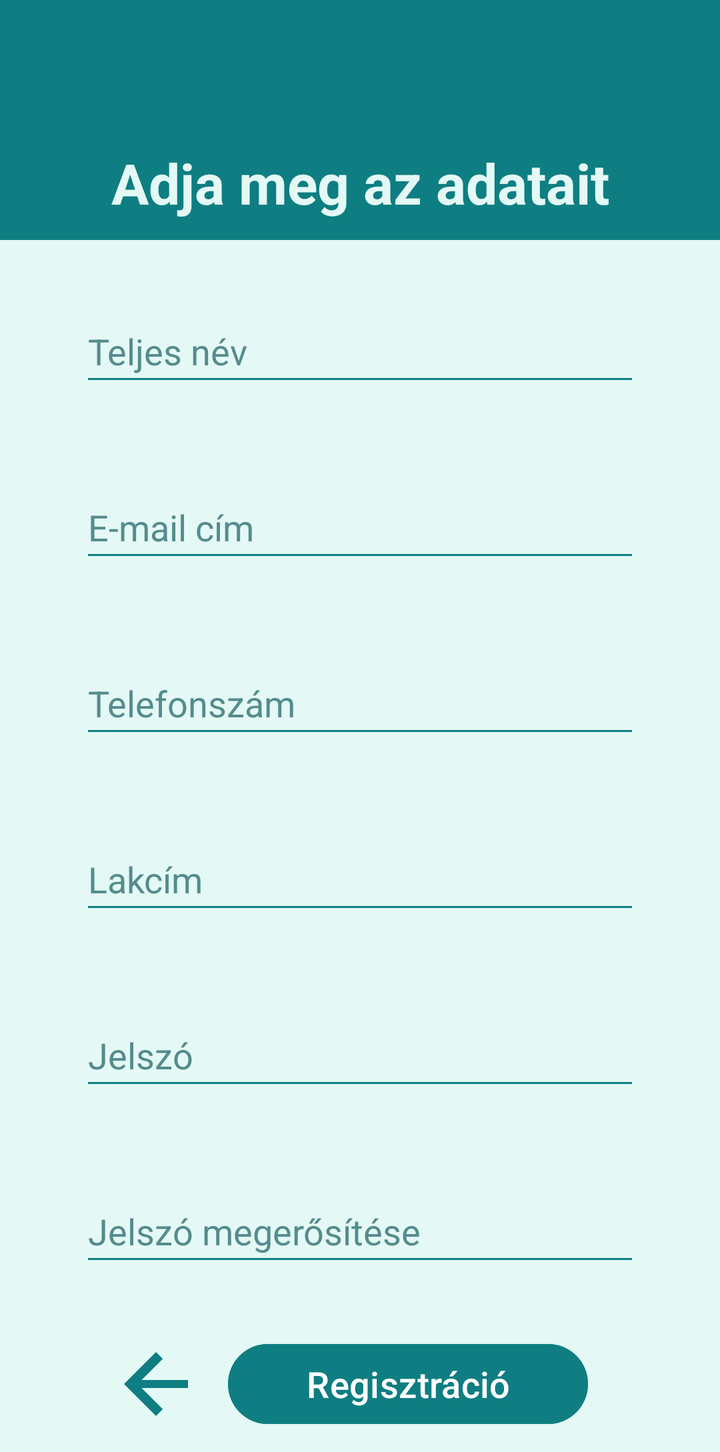
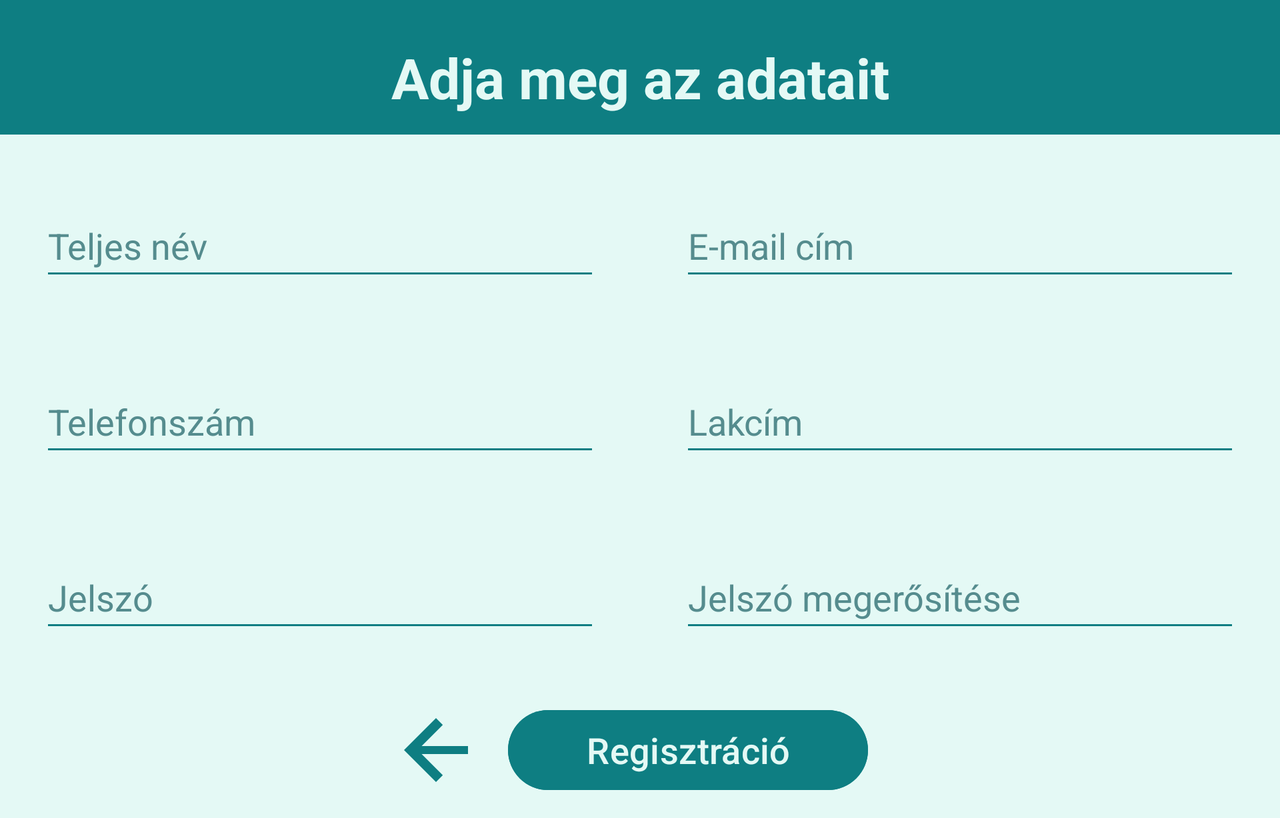

An Android layout and its configuration variant, each rendered on a device that would load it. The default file and the variant file are quoted in full after the pictures.
<!-- AndroidManifest.xml: application theme Theme.OkmányirodaÜgyintézés -->
<!-- res/layout/activity_register.xml -->
<?xml version="1.0" encoding="utf-8"?>
<ScrollView xmlns:android="http://schemas.android.com/apk/res/android"
    xmlns:app="http://schemas.android.com/apk/res-auto"
    xmlns:tools="http://schemas.android.com/tools"
    android:layout_width="match_parent"
    android:layout_height="match_parent"
    android:fillViewport="true">

    <LinearLayout
        android:id="@+id/root"
        android:layout_width="match_parent"
        android:layout_height="wrap_content"
        android:background="@color/backgroundAppColor"
        android:orientation="vertical"
        android:scrollbars="vertical"
        tools:context=".RegisterActivity">

        <TextView
            android:layout_width="match_parent"
            android:layout_height="120dp"
            android:background="@color/primaryAppColor"
            android:gravity="bottom|center"
            android:paddingTop="@dimen/basic_margin"
            android:paddingBottom="@dimen/small_margin"
            android:layout_marginBottom="@dimen/small_margin"
            android:text="@string/input_info_text"
            android:textColor="@color/backgroundAppColor"
            android:textSize="@dimen/title_text_size"
            android:textStyle="bold" />

        <EditText
            android:id="@+id/fullNameEditText"
            android:layout_width="@dimen/login_field_margin"
            android:layout_height="wrap_content"
            android:layout_gravity="center"
            android:layout_margin="@dimen/basic_margin"
            android:autofillHints="name"
            android:hint="@string/full_name_text"
            android:inputType="textPersonName"
            android:minHeight="@dimen/min_height"
            android:backgroundTint="@color/primaryAppColor"
            android:textColor="@color/secondaryAppColor"
            android:textColorHint="@color/hintColorLight"
            android:textSize="@dimen/normal_text_size" />

        <EditText
            android:id="@+id/emailEditText"
            android:layout_width="@dimen/login_field_margin"
            android:layout_height="wrap_content"
            android:layout_gravity="center"
            android:layout_margin="@dimen/basic_margin"
            android:autofillHints="emailAddress"
            android:hint="@string/email_address_text"
            android:inputType="textEmailAddress"
            android:minHeight="@dimen/min_height"
            android:backgroundTint="@color/primaryAppColor"
            android:textColor="@color/secondaryAppColor"
            android:textColorHint="@color/hintColorLight"
            android:textSize="@dimen/normal_text_size" />

        <EditText
            android:id="@+id/phoneNumberEditText"
            android:layout_width="@dimen/login_field_margin"
            android:layout_height="wrap_content"
            android:layout_gravity="center"
            android:layout_margin="@dimen/basic_margin"
            android:autofillHints="phone"
            android:hint="@string/phone_number_text"
            android:inputType="phone"
            android:minHeight="@dimen/min_height"
            android:backgroundTint="@color/primaryAppColor"
            android:textColor="@color/secondaryAppColor"
            android:textColorHint="@color/hintColorLight"
            android:textSize="@dimen/normal_text_size" />

        <EditText
            android:id="@+id/addressEditText"
            android:layout_width="@dimen/login_field_margin"
            android:layout_height="wrap_content"
            android:layout_gravity="center"
            android:layout_margin="@dimen/basic_margin"
            android:autofillHints="username"
            android:hint="@string/address_text"
            android:inputType="textPostalAddress"
            android:minHeight="@dimen/min_height"
            android:backgroundTint="@color/primaryAppColor"
            android:textColor="@color/secondaryAppColor"
            android:textColorHint="@color/hintColorLight"
            android:textSize="@dimen/normal_text_size" />

        <EditText
            android:id="@+id/passwordEditText"
            android:layout_width="@dimen/login_field_margin"
            android:layout_height="wrap_content"
            android:layout_gravity="center"
            android:layout_margin="@dimen/basic_margin"
            android:autofillHints="password"
            android:hint="@string/password_text"
            android:inputType="textPassword"
            android:minHeight="@dimen/min_height"
            android:backgroundTint="@color/primaryAppColor"
            android:textColor="@color/secondaryAppColor"
            android:textColorHint="@color/hintColorLight"
            android:textSize="@dimen/normal_text_size" />

        <EditText
            android:id="@+id/passwordConfirmEditText"
            android:layout_width="@dimen/login_field_margin"
            android:layout_height="wrap_content"
            android:layout_gravity="center"
            android:layout_margin="@dimen/basic_margin"
            android:autofillHints="password"
            android:hint="@string/password_confirm_text"
            android:inputType="textPassword"
            android:minHeight="@dimen/min_height"
            android:backgroundTint="@color/primaryAppColor"
            android:textColor="@color/secondaryAppColor"
            android:textColorHint="@color/hintColorLight"
            android:textSize="@dimen/normal_text_size" />

        <LinearLayout
            android:id="@+id/horizontalButtons"
            android:layout_width="match_parent"
            android:layout_height="wrap_content"
            android:orientation="horizontal"
            android:gravity="center">

            <ImageView
                android:id="@+id/cancelButton"
                android:layout_width="@dimen/min_height"
                android:layout_height="@dimen/min_height"
                android:contentDescription="@string/cancel_text"
                android:onClick="cancel"
                android:src="@drawable/back_arrow" />

            <Button
                android:id="@+id/registerButton"
                android:layout_width="180dp"
                android:layout_height="wrap_content"
                android:layout_gravity="center"
                android:layout_margin="@dimen/small_margin"
                android:backgroundTint="@color/primaryAppColor"
                android:onClick="register"
                android:text="@string/register_text"
                android:textColor="@color/white"
                android:textSize="@dimen/normal_text_size" />
        </LinearLayout>

    </LinearLayout>
</ScrollView>
<!-- resources referenced by this layout -->
<resources>
  <color name="backgroundAppColor">#E4F9F5</color>
  <color name="hintColorLight">#558C8E</color>
  <color name="primaryAppColor">#0E7E82</color>
  <color name="secondaryAppColor">#40514E</color>
  <color name="white">#FFFFFFFF</color>
  <dimen name="basic_margin">20dp</dimen>
  <dimen name="login_field_margin">280dp</dimen>
  <dimen name="min_height">48dp</dimen>
  <dimen name="normal_text_size">18sp</dimen>
  <dimen name="small_margin">10dp</dimen>
  <dimen name="title_text_size">28sp</dimen>
  <!-- drawable back_arrow (drawable) -->
  <vector xmlns:android="http://schemas.android.com/apk/res/android"
      android:width="24dp"
      android:height="24dp"
      android:viewportWidth="24"
      android:viewportHeight="24">
      <path
          android:fillColor="@color/primaryAppColor"
          android:pathData="M19,11H7.41l5.29-5.29L11,4l-8,8 8,8 1.7-1.7L7.41,13H19v-2z" />
  </vector>
  <string name="address_text">Lakcím</string>
  <string name="cancel_text">Vissza</string>
  <string name="email_address_text">E-mail cím</string>
  <string name="full_name_text">Teljes név</string>
  <string name="input_info_text">Adja meg az adatait</string>
  <string name="password_confirm_text">Jelszó megerősítése</string>
  <string name="password_text">Jelszó</string>
  <string name="phone_number_text">Telefonszám</string>
  <string name="register_text">Regisztráció</string>
  <style name="Theme.OkmányirodaÜgyintézés" parent="Base.Theme.OkmányirodaÜgyintézés" />
  <style name="Base.Theme.OkmányirodaÜgyintézés" parent="Theme.Material3.DayNight.NoActionBar">
          <item name="hintTextColor">@color/hintColorLight</item>
          <item name="colorPrimary">@color/primaryAppColorLight</item>
          <item name="colorSecondary">@color/secondaryAppColorLight</item>
          <item name="backgroundColor">@color/backgroundAppColorLight</item>
          <item name="errorTextColor">@color/warningColor</item>
      </style>
</resources>
<!-- res/layout-land/activity_register.xml (the repository's variant of the layout above) -->
<!-- drawn on the phone turned sideways -->
<?xml version="1.0" encoding="utf-8"?>
<ScrollView xmlns:android="http://schemas.android.com/apk/res/android"
    xmlns:app="http://schemas.android.com/apk/res-auto"
    xmlns:tools="http://schemas.android.com/tools"
    android:layout_width="match_parent"
    android:layout_height="match_parent"
    android:fillViewport="true">

    <LinearLayout
        android:id="@+id/root"
        android:layout_width="match_parent"
        android:layout_height="wrap_content"
        android:background="@color/backgroundAppColor"
        android:orientation="vertical"
        android:scrollbars="vertical"
        tools:context=".RegisterActivity">

        <TextView
            android:layout_width="match_parent"
            android:layout_height="wrap_content"
            android:background="@color/primaryAppColor"
            android:gravity="bottom|center"
            android:paddingTop="@dimen/basic_margin"
            android:paddingBottom="@dimen/small_margin"
            android:layout_marginBottom="@dimen/small_margin"
            android:text="@string/input_info_text"
            android:textColor="@color/backgroundAppColor"
            android:textSize="@dimen/title_text_size"
            android:textStyle="bold" />

        <LinearLayout
            android:layout_width="match_parent"
            android:layout_height="wrap_content"
            android:gravity="center"
            android:orientation="horizontal">
        <EditText
            android:id="@+id/fullNameEditText"
            android:layout_width="@dimen/login_field_margin"
            android:layout_height="wrap_content"
            android:layout_gravity="center"
            android:layout_margin="@dimen/basic_margin"
            android:autofillHints="name"
            android:hint="@string/full_name_text"
            android:inputType="textPersonName"
            android:minHeight="@dimen/min_height"
            android:backgroundTint="@color/primaryAppColor"
            android:textColor="@color/secondaryAppColor"
            android:textColorHint="@color/hintColorLight"
            android:textSize="@dimen/normal_text_size" />

        <EditText
            android:id="@+id/emailEditText"
            android:layout_width="@dimen/login_field_margin"
            android:layout_height="wrap_content"
            android:layout_gravity="center"
            android:layout_margin="@dimen/basic_margin"
            android:autofillHints="emailAddress"
            android:hint="@string/email_address_text"
            android:inputType="textEmailAddress"
            android:minHeight="@dimen/min_height"
            android:backgroundTint="@color/primaryAppColor"
            android:textColor="@color/secondaryAppColor"
            android:textColorHint="@color/hintColorLight"
            android:textSize="@dimen/normal_text_size" />
        </LinearLayout>

    <LinearLayout
        android:layout_width="match_parent"
        android:layout_height="wrap_content"
        android:gravity="center"
        android:orientation="horizontal">
        <EditText
            android:id="@+id/phoneNumberEditText"
            android:layout_width="@dimen/login_field_margin"
            android:layout_height="wrap_content"
            android:layout_gravity="center"
            android:layout_margin="@dimen/basic_margin"
            android:autofillHints="phone"
            android:hint="@string/phone_number_text"
            android:inputType="phone"
            android:minHeight="@dimen/min_height"
            android:backgroundTint="@color/primaryAppColor"
            android:textColor="@color/secondaryAppColor"
            android:textColorHint="@color/hintColorLight"
            android:textSize="@dimen/normal_text_size" />

        <EditText
            android:id="@+id/addressEditText"
            android:layout_width="@dimen/login_field_margin"
            android:layout_height="wrap_content"
            android:layout_gravity="center"
            android:layout_margin="@dimen/basic_margin"
            android:autofillHints="username"
            android:hint="@string/address_text"
            android:inputType="textPostalAddress"
            android:minHeight="@dimen/min_height"
            android:backgroundTint="@color/primaryAppColor"
            android:textColor="@color/secondaryAppColor"
            android:textColorHint="@color/hintColorLight"
            android:textSize="@dimen/normal_text_size" />
        </LinearLayout>

    <LinearLayout
        android:layout_width="match_parent"
        android:layout_height="wrap_content"
        android:gravity="center"
        android:orientation="horizontal">
        <EditText
            android:id="@+id/passwordEditText"
            android:layout_width="@dimen/login_field_margin"
            android:layout_height="wrap_content"
            android:layout_gravity="center"
            android:layout_margin="@dimen/basic_margin"
            android:autofillHints="password"
            android:hint="@string/password_text"
            android:inputType="textPassword"
            android:minHeight="@dimen/min_height"
            android:backgroundTint="@color/primaryAppColor"
            android:textColor="@color/secondaryAppColor"
            android:textColorHint="@color/hintColorLight"
            android:textSize="@dimen/normal_text_size" />

        <EditText
            android:id="@+id/passwordConfirmEditText"
            android:layout_width="@dimen/login_field_margin"
            android:layout_height="wrap_content"
            android:layout_gravity="center"
            android:layout_margin="@dimen/basic_margin"
            android:autofillHints="password"
            android:hint="@string/password_confirm_text"
            android:inputType="textPassword"
            android:minHeight="@dimen/min_height"
            android:backgroundTint="@color/primaryAppColor"
            android:textColor="@color/secondaryAppColor"
            android:textColorHint="@color/hintColorLight"
            android:textSize="@dimen/normal_text_size" />
    </LinearLayout>
        <LinearLayout
            android:id="@+id/horizontalButtons"
            android:layout_width="match_parent"
            android:layout_height="wrap_content"
            android:orientation="horizontal"
            android:gravity="center">

            <ImageView
                android:id="@+id/cancelButton"
                android:layout_width="@dimen/min_height"
                android:layout_height="@dimen/min_height"
                android:contentDescription="@string/cancel_text"
                android:onClick="cancel"
                android:src="@drawable/back_arrow" />

            <Button
                android:id="@+id/registerButton"
                android:layout_width="180dp"
                android:layout_height="wrap_content"
                android:layout_gravity="center"
                android:layout_margin="@dimen/small_margin"
                android:backgroundTint="@color/primaryAppColor"
                android:onClick="register"
                android:text="@string/register_text"
                android:textColor="@color/backgroundAppColor"
                android:textSize="@dimen/normal_text_size" />
        </LinearLayout>

    </LinearLayout>
</ScrollView>
<!-- resources referenced by the variant -->
<!-- as the phone turned sideways resolves them -->
<resources>
  <color name="backgroundAppColor">#E4F9F5</color>
  <color name="hintColorLight">#558C8E</color>
  <color name="primaryAppColor">#0E7E82</color>
  <color name="secondaryAppColor">#40514E</color>
  <dimen name="basic_margin">20dp</dimen>
  <dimen name="login_field_margin">280dp</dimen>
  <dimen name="min_height">48dp</dimen>
  <dimen name="normal_text_size">18sp</dimen>
  <dimen name="small_margin">10dp</dimen>
  <dimen name="title_text_size">28sp</dimen>
  <!-- drawable back_arrow (drawable) -->
  <vector xmlns:android="http://schemas.android.com/apk/res/android"
      android:width="24dp"
      android:height="24dp"
      android:viewportWidth="24"
      android:viewportHeight="24">
      <path
          android:fillColor="@color/primaryAppColor"
          android:pathData="M19,11H7.41l5.29-5.29L11,4l-8,8 8,8 1.7-1.7L7.41,13H19v-2z" />
  </vector>
  <string name="address_text">Lakcím</string>
  <string name="cancel_text">Vissza</string>
  <string name="email_address_text">E-mail cím</string>
  <string name="full_name_text">Teljes név</string>
  <string name="input_info_text">Adja meg az adatait</string>
  <string name="password_confirm_text">Jelszó megerősítése</string>
  <string name="password_text">Jelszó</string>
  <string name="phone_number_text">Telefonszám</string>
  <string name="register_text">Regisztráció</string>
  <style name="Theme.OkmányirodaÜgyintézés" parent="Base.Theme.OkmányirodaÜgyintézés" />
  <style name="Base.Theme.OkmányirodaÜgyintézés" parent="Theme.Material3.DayNight.NoActionBar">
          <item name="hintTextColor">@color/hintColorLight</item>
          <item name="colorPrimary">@color/primaryAppColorLight</item>
          <item name="colorSecondary">@color/secondaryAppColorLight</item>
          <item name="backgroundColor">@color/backgroundAppColorLight</item>
          <item name="errorTextColor">@color/warningColor</item>
      </style>
</resources>
